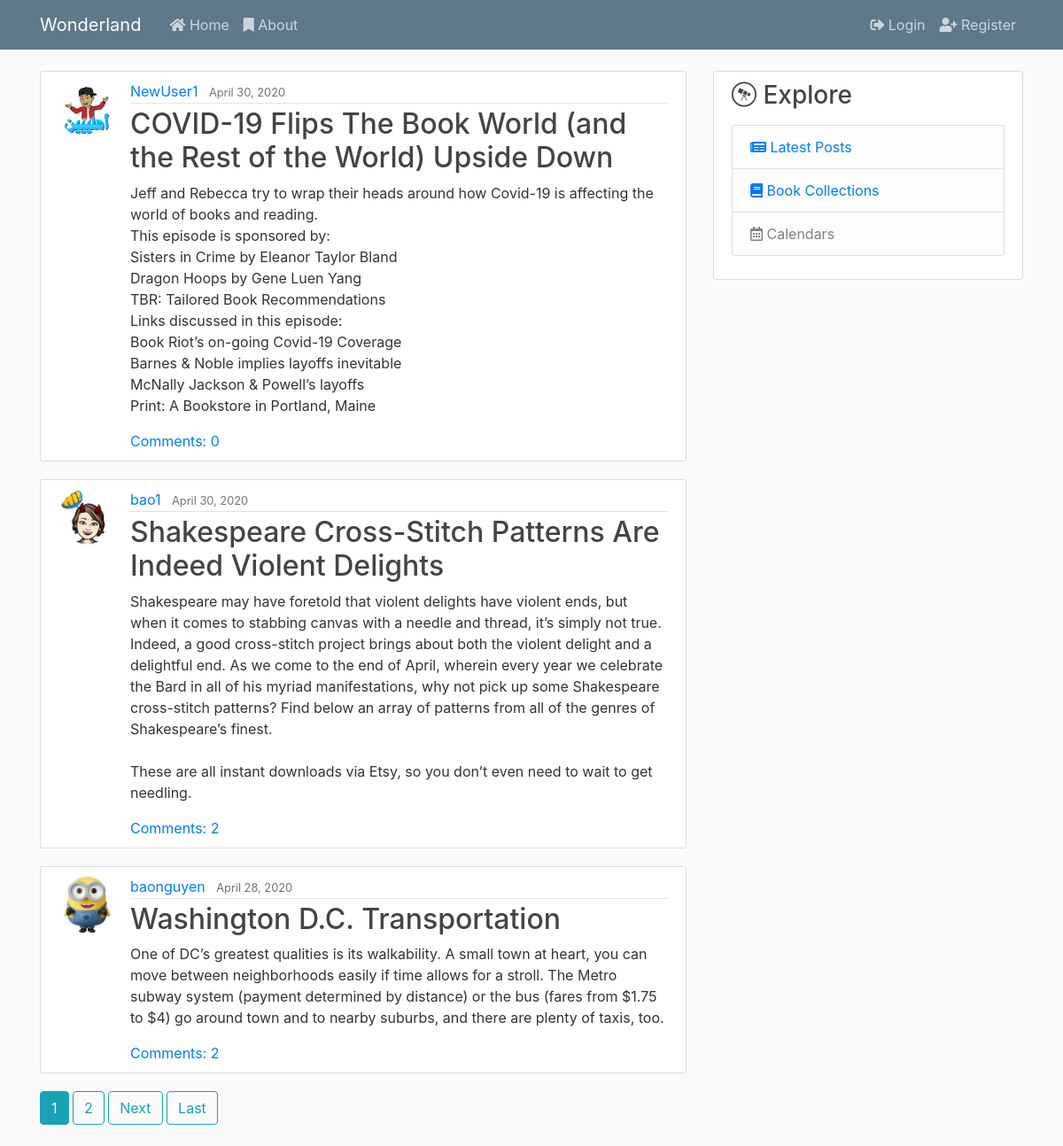
The page / on the database its author committed.
### blog/models.py (models this page shows, shortened)
class Post(models.Model):
    title = models.CharField(max_length=100)
    content = models.TextField()
    date_posted = models.DateTimeField(default=timezone.now)
    author = models.ForeignKey(User, on_delete=models.CASCADE)
    likes = models.ManyToManyField(User, blank=True, related_name="post_likes")

### users/models.py (models this page shows, shortened)
class Profile(models.Model):
    user = models.OneToOneField(User, on_delete=models.CASCADE)
    image = models.ImageField(default="default.png", upload_to='profile_pics')

### blog/views.py (the view)
# urls.py: path("", PostListView.as_view(), name="blog-home"),
class PostListView(ListView):
    model = Post
    template_name = "blog/home.html"
    context_object_name = "posts"
    ordering = ["-date_posted"]
    paginate_by = 3

### blog/templates/blog/home.html (shortened to what this page needs)
{% extends "blog/base.html" %}
{% block content %}
    {% for post in posts %}
        <article class="media content-section">
            <img class="rounded-circle article-img" src="{{ post.author.profile.image.url }}" alt="">
            <div class="media-body">
                <div class="article-metadata">
                    <a class="mr-2" href="{% url 'user-posts' post.author.username %}">{{ post.author }}</a>
                    <small class="text-muted">{{ post.date_posted|date:"F d, Y" }}</small>
                </div>
                <h2><a class="article-title" href="{% url 'post-detail' post.pk %}">{{ post.title }}</a></h2>
                <p class="article-content">{{ post.content }}</p>
                <a href="{% url 'post-detail' pk=post.pk %}">Comments: {{ post.comments.count }}</a>
            </div>
        </article>
    {% endfor %}
    {% if is_paginated %}
        {% for num in page_obj.paginator.page_range %}
            {% if page_obj.number == num %}
                <a class="btn btn-info mb-4" href="?page={{ num }}">{{ num }}</a>
            {% elif num > page_obj.number|add:'-3' and num < page_obj.number|add:'3' %}
                <a class="btn btn-outline-info mb-4" href="?page={{ num }}">{{ num }}</a>
            {% endif %}
        {% endfor %}
        {% if page_obj.has_next %}
            <a class="btn btn-outline-info mb-4" href="?page={{ page_obj.next_page_number }}">Next</a>
            <a class="btn btn-outline-info mb-4" href="?page={{ page_obj.paginator.num_pages }}">Last</a>
        {% endif %}
    {% endif %}
{% endblock %}

### blog/static/blog/main.css (style rules this page uses)
body { background: #fafafa; color: #333333; margin-top: 5rem; }
h1, h2, h3, h4, h5, h6 { color: #444444; }
.content-section { background: #ffffff; padding: 10px 20px; border: 1px solid #dddddd; border-radius: 3px; margin-bottom: 20px; }
.article-title { color: #444444; }
.article-content { white-space: pre-line; }
.article-img { height: 65px; width: 65px; margin-right: 16px; }
.article-metadata { padding-bottom: 1px; margin-bottom: 4px; border-bottom: 1px solid #e3e3e3 }

### rows shown on the page
Post: author.profile.image (picture), author "NewUser1", date_posted "April 30, 2020", title "COVID-19 Flips The Book World (and the Rest of the World) Upside Down", content "Jeff and Rebecca try to wrap their heads around how Covid-19 is affecting the world of books and reading. This episode is sponsored by: Sisters in Crime by Eleanor Taylor Bland Dragon Hoops by Gene Luen Yang TBR: Tailored Book Recommendations Links discussed in this episode: Book Riot’s on-going Covid-19 Coverage Barnes & Noble implies layoffs inevitable McNally Jackson & Powell’s layoffs Print: A Bookstore in Portland, Maine", comments.count "0"
Post: author.profile.image (picture), author "bao1", date_posted "April 30, 2020", title "Shakespeare Cross-Stitch Patterns Are Indeed Violent Delights", content "Shakespeare may have foretold that violent delights have violent ends, but when it comes to stabbing canvas with a needle and thread, it’s simply not true. Indeed, a good cross-stitch project brings about both the violent delight and a delightful end. As we come to the end of April, wherein every year we celebrate the Bard in all of his myriad manifestations, why not pick up some Shakespeare cross-stitch patterns? Find below an array of patterns from all of the genres of Shakespeare’s finest. These are all instant downloads via Etsy, so you don’t even need to wait to get needling.", comments.count "2"
Post: author.profile.image (picture), author "baonguyen", date_posted "April 28, 2020", title "Washington D.C. Transportation", content "One of DC’s greatest qualities is its walkability. A small town at heart, you can move between neighborhoods easily if time allows for a stroll. The Metro subway system (payment determined by distance) or the bus (fares from $1.75 to $4) go around town and to nearby suburbs, and there are plenty of taxis, too.", comments.count "2"

### other values the page prints
{{ num }} "1"
{{ num }} "2"
